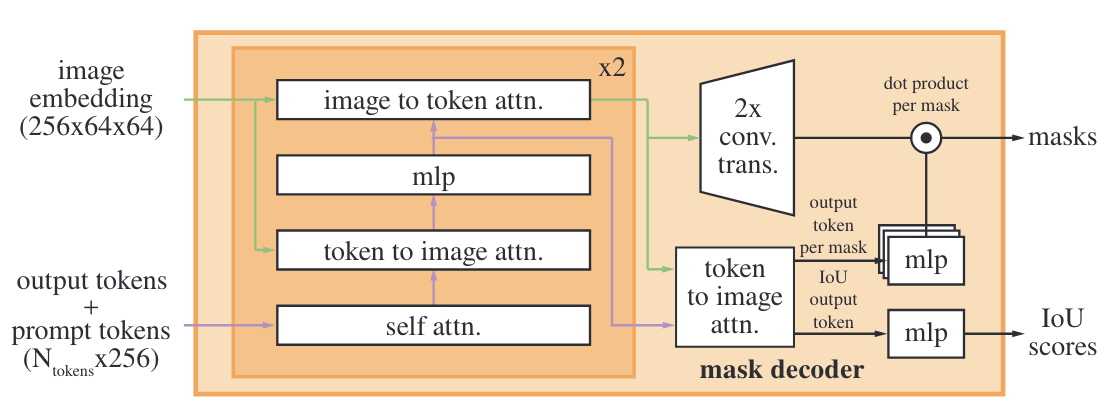
#> input picture examples/sam-model.png, 1108 x 414 px
$ python detect-arrows.py examples/sam-model.png
#> lines starting #> are read from the running program, lines starting #| are printed output that depends on the picture; after the words box and inside, x2 and y2 are one past the last pixel; in counts of white or black regions, pixels touching at a corner belong together
#> further down, img is the input picture: shape (414, 1108, 3); mean B, G, R 202.5, 222.4, 239.8
# Credit: https://stackoverflow.com/questions/66718462/how-to-detect-different-types-of-arrows-in-image
import cv2
import numpy as np
import argparse


def preprocess(img):
    img_gray = cv2.cvtColor(img, cv2.COLOR_BGR2GRAY)
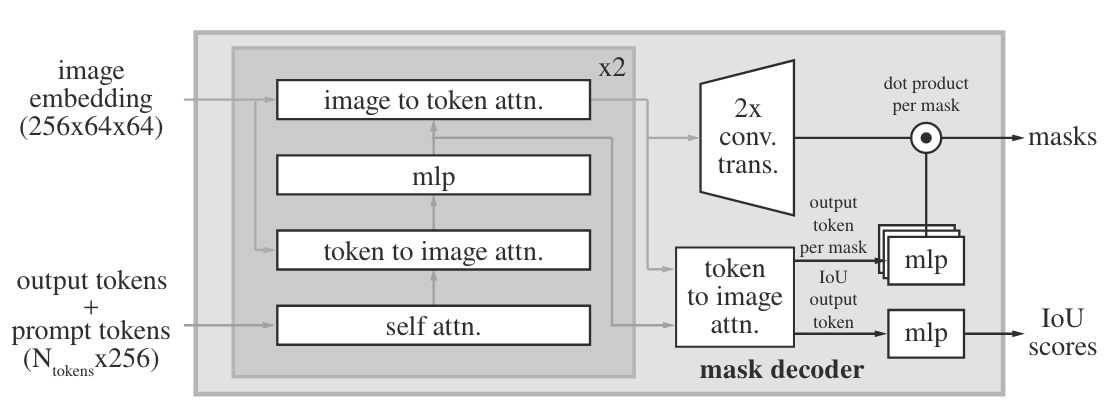
#> img_gray: shape (414, 1108); min 45, max 255, mean 225.2
    img_blur = cv2.GaussianBlur(img_gray, (5, 5), 1)
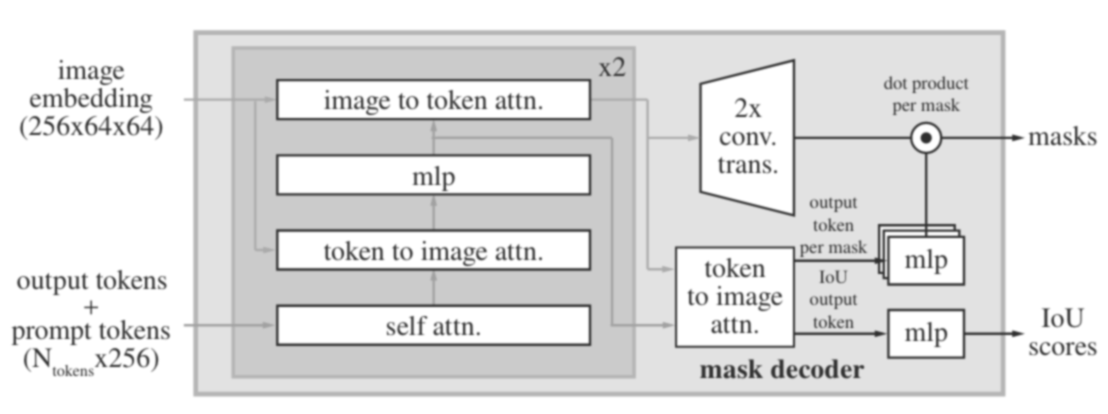
#> img_blur: shape (414, 1108); min 46, max 255, mean 225.2
    img_canny = cv2.Canny(img_blur, 50, 50)
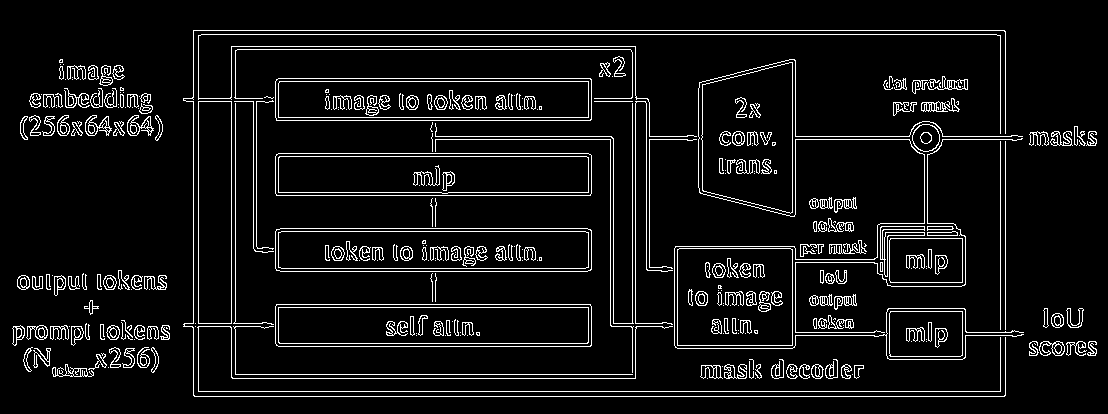
#> img_canny: shape (414, 1108); 7.3% white in thin lines or dots, all inside (x1, y1, x2, y2) = (12, 30, 1097, 397)
    kernel = np.ones((3, 3))
    img_dilate = cv2.dilate(img_canny, kernel, iterations=2)
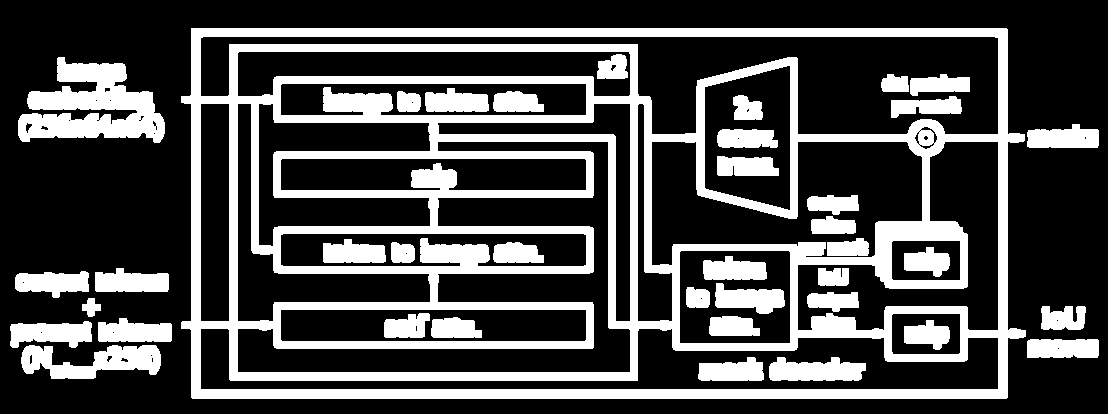
#> img_dilate: shape (414, 1108); 29% white; 39 white regions, largest, box (x1, y1, x2, y2) and area: (181, 28, 1026, 399) 88542, (18, 57, 165, 143) 7223, (21, 345, 161, 379) 2840
    img_erode = cv2.erode(img_dilate, kernel, iterations=1)
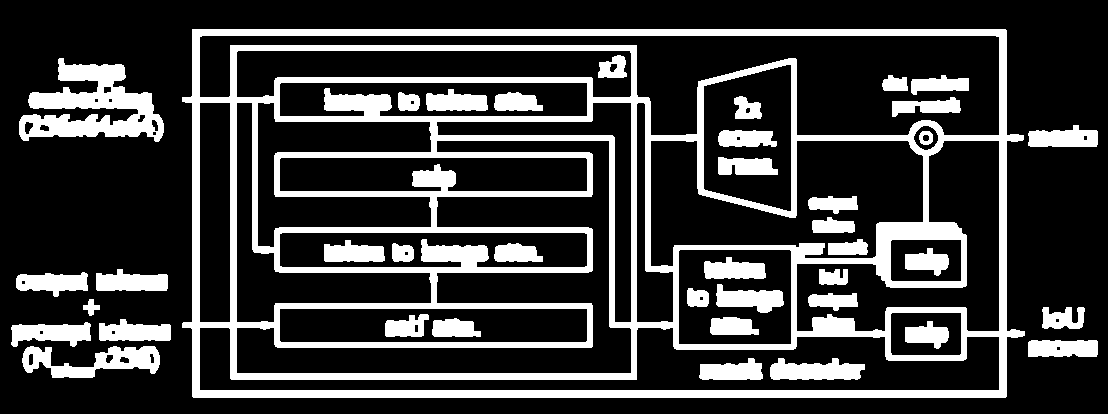
#> img_erode: shape (414, 1108); 23% white; 40 white regions
    return img_erode


def find_tip(points, convex_hull):
    length = len(points)
    indices = np.setdiff1d(range(length), convex_hull)

    for i in range(2):
        j = indices[i] + 2
        if j > length - 1:
            j = length - j
        if np.all(points[j] == points[indices[i - 1] - 2]):
            return tuple(points[j])


parser = argparse.ArgumentParser(description="detect arrows in image")
parser.add_argument("image_file")
args = parser.parse_args()

img = cv2.imread(args.image_file)

contours, hierarchy = cv2.findContours(preprocess(img), cv2.RETR_EXTERNAL, cv2.CHAIN_APPROX_NONE)
#> contours = 11 contours; largest, box (x1, y1, x2, y2) and area: (182, 29, 1025, 398) 299866, (19, 58, 164, 142) 5941, (22, 346, 160, 378) 2240, (11, 322, 91, 347) 1232, (96, 269, 168, 291) 1123

for cnt in contours:
    peri = cv2.arcLength(cnt, True)
    approx = cv2.approxPolyDP(cnt, 0.025 * peri, True)
    hull = cv2.convexHull(approx, returnPoints=False)
    sides = len(hull)

    if 6 > sides > 3 and sides + 2 == len(approx):
        arrow_tip = find_tip(approx[:,0,:], hull.squeeze())
        if arrow_tip:
            cv2.drawContours(img, [cnt], -1, (0, 255, 0), 3)
            cv2.circle(img, arrow_tip, 3, (0, 0, 255), cv2.FILLED)
#> this loop made 11 passes
#> (peri, hull, sides) on passes 1, 3, 5, 6, 9, 10: (412.1, [7, 3, 2, 1, 0], 5), (219.5, [5, 4, 2, 1, 0], 5), (169.8, [8, 3, 2, 1, 0], 5), (59.9, [10, 9, 7, 6, 4, 3, 1, 0], 8), (180.9, [4, 3, 2, 1, 0], 5), (866.8, [3, 2, 1, 0], 4)
#> (peri, approx, hull, sides) on passes 2, 4, 8, 11: (176.5, [[1028, 342], [1028, 356], [1097, 354], [1096, 340]], [3, 2, 1, 0], 4), (193.4, [[99, 323], [100, 340], [170, 339], [169, 324]], [3, 2, 1, 0], 4), (189.5, [[96, 273], [97, 290], [167, 288], [166, 274]], [3, 2, 1, 0], 4), (2468.2, [[192, 29], [193, 397], [1006, 396], [1005, 29]], [3, 2, 1, 0], 4)

cv2.imshow("Image", img)
cv2.waitKey(0)
